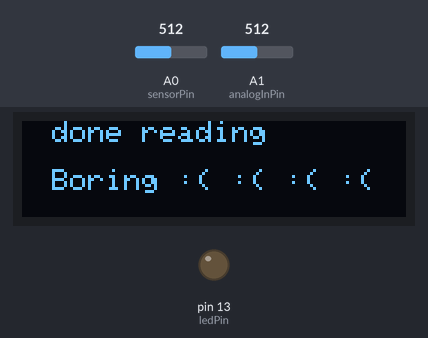
A sketch run on a simulated Arduino Uno, built with avr-gcc and run on an emulated ATmega328P. Shown: 128×32 one-colour display, output pins drawn as LEDs (lit = HIGH). Dashed ring = blinking. The inputs (shaded band) are chosen by the test bench; at power-on: A0 (sensorPin) = 512, A1 (analogInPin) = 512. The display library's start-up logo is not drawn; EEPROM starts erased; what the sketch prints to the serial monitor is not drawn.

Above: at 5.2 s.
5.3 s: A0 (sensorPin) set to 664
6.8 s: A0 (sensorPin) set to 696
At 7.7 s:
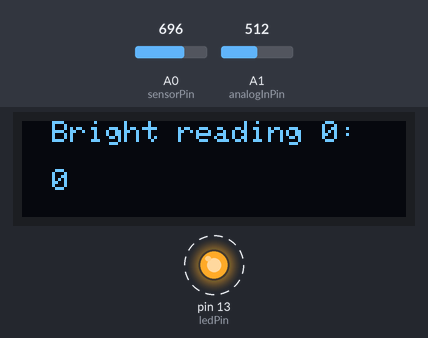
9.8 s: A0 (sensorPin) set to 511
At 10.9 s:
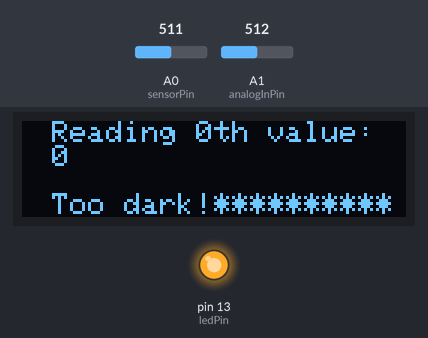
12.8 s: A0 (sensorPin) set to 350
15.1 s: A0 (sensorPin) set to 335
At 15.9 s:
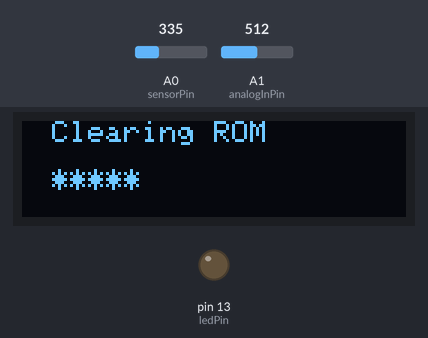
16.6 s: A0 (sensorPin) set to 510
At 19.1 s:
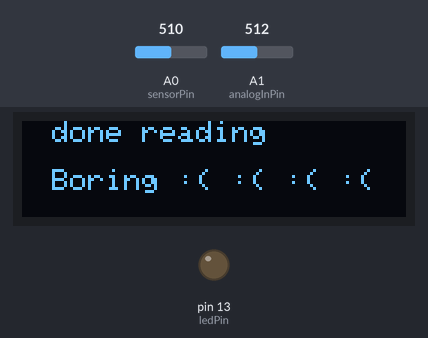
Timing chart, 0 to 20.6 s (numbered marks = the images above; inputs shaded):
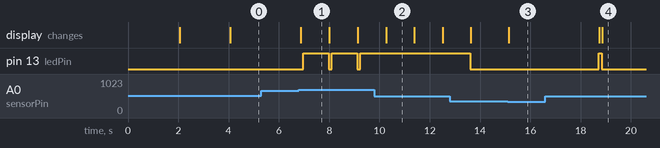

Measured:
- the behaviour switches between 682 and 683 on A0 (sensorPin) (found by bisection; images 0 and 1)
- the behaviour switches between 342 and 341 on A0 (sensorPin) (found by bisection; images 2 and 3)
- after the input at 5.3 s, every drawn part: stays the same
- after the input at 6.8 s, pin 13 (ledPin): alternates HIGH for 1.0 s and LOW for 0.12 s, starting after 0.17 s; the display: changes after 0.07 s (image 1)
- after the input at 9.8 s, pin 13 (ledPin): stops changing and stays HIGH; the display: changes after 0.47 s (image 2)
- after the input at 15.1 s, the display: changes at once (image 3)
- after the input at 16.6 s, the display: first differs from a run without the input after 2.3 s (image 4)
- what the display in image 1 shows lasts 1.1 s, from 6.9 s to 8.0 s

The sketch:

SwitchState2_modified.ino
```cpp
/*
  basic state machine 2

  Modified to switch between states to write, read and clear EEPROM

 Demonstrates how to use a case statement to create a simple state machine.
 This code uses a potentiometer knob to select between 3 states.

 The circuit:
 * pot from analog in 0 to +5V
 * 10K resistor from analog in 0 to ground

 created 13 Apr 2010
 by Wendy Ju
 modified from switchCase by Tom Igoe

 12 Sep 2018
 Modified to switch between states to write, read and clear EEPROM
 */

#include <EEPROM.h>

#include <SPI.h>
#include <Wire.h>
#include <Adafruit_GFX.h>
#include <Adafruit_SSD1306.h>

#include <Adafruit_LIS3DH.h>
#include <Adafruit_Sensor.h>

#define SCREEN_WIDTH 128 // OLED display width, in pixels
#define SCREEN_HEIGHT 32 // OLED display height, in pixels

// Used for software SPI
#define LIS3DH_CLK 13
#define LIS3DH_MISO 12
#define LIS3DH_MOSI 11
// Used for hardware & software SPI
#define LIS3DH_CS 10

// Declaration for an SSD1306 display connected to I2C (SDA, SCL pins)
#define OLED_RESET     4 // Reset pin # (or -1 if sharing Arduino reset pin)
Adafruit_SSD1306 display(SCREEN_WIDTH, SCREEN_HEIGHT, &Wire, OLED_RESET);

// I2C
//Adafruit_LIS3DH lis = Adafruit_LIS3DH();

const int numStates = 3;
const int sensorMin =0;
const int sensorMax = 1024;
const int EEPROMSIZE=1024;


struct SensorValue {
  int field1;
};

int sensorPin = 0;    // select the input pin for the potentiometer
int ledPin = LED_BUILTIN;
int state,lastState = -1;

const int analogInPin = A1;
int sensorValue = 0;
int outputValue = 0;
const int totalValues = 20;
int current = 0;
int prevAddress = 0;


void setup() {
  // initialize serial communication:
  Serial.begin(9600);
  pinMode(ledPin, OUTPUT);

  // SSD1306_SWITCHCAPVCC = generate display voltage from 3.3V internally
  if(!display.begin(SSD1306_SWITCHCAPVCC, 0x3C)) { // Address 0x3C for 128x32
    Serial.println(F("SSD1306 allocation failed"));
    for(;;); // Don't proceed, loop forever
  }

  // Show initial display buffer contents on the screen --
  // the library initializes this with an Adafruit splash screen.
  display.display();
  delay(2000); // Pause for 2 seconds

  // Clear the buffer
  display.clearDisplay();

  // Draw a single pixel in white
  display.drawPixel(10, 10, WHITE);

  // Show the display buffer on the screen. You MUST call display() after
  // drawing commands to make them visible on screen!
  display.display();
  delay(2000);
}

void loop() {

  if(current < totalValues && state == 2)
  {
    // read the analog in value:
    sensorValue = analogRead(analogInPin);
    outputValue = sensorValue;//map(sensorValue, 0, 1023, 0, 255);

    // print the results to the Serial Monitor:
    Serial.print(String(current) + "sensor = ");
    Serial.print(sensorValue);
    Serial.print("\t output = ");
    Serial.println(outputValue);
    delay(1000);

    //Serial.println("Pin reading " + String(sensorPinVal));
    // do something different depending on the
    // range value:

    current = current + 1;
  }

  // map the pot range to number of states :
    float sensorPinVal = analogRead(sensorPin);
    state = map(sensorPinVal, sensorMin, sensorMax, 0, numStates);

  switch (state) {
  case 0:
    current = 0;
    prevAddress = 0;
    doState0();
    lastState = state;
    testscrolltext("done clearing", "Grrrrrrrrrrr");
    break;
  case 1:

    doState1();
    testscrolltext("done reading", "Boring :( :( :( :(");
    lastState = state;

    break;
  case 2:
  if(current < totalValues) {
      doState2(outputValue);
      lastState = state;
    }
    else {
      testscrolltext("Done writing", "Hurrayyyyyyyyy!");
    }
    break;
  }
}

void testscrolltext(String firstline, String secondline) {
  display.clearDisplay();

  display.setTextSize(1); // Draw 2X-scale text
  display.setTextColor(WHITE);
  display.setCursor(10, 0);
  display.println(firstline);
  display.setCursor(10, 16);
  display.println(secondline);
  display.display();      // Show initial text
  delay(100);
}

void testscrolltext3lines(String firstline, String secondline, String thirdline) {
  display.clearDisplay();

  display.setTextSize(1); // Draw 2X-scale text
  display.setTextColor(WHITE);
  display.setCursor(10, 0);
  display.println(firstline);
  display.setCursor(10, 8);
  display.println(secondline);
  display.setCursor(10, 24);
  display.println(thirdline);
  display.display();      // Show initial text
  delay(100);
}
```

State0.ino
```cpp
// This borrows code from Examples->EEPROM->eeprom_clear

void state0Setup() {
  digitalWrite(ledPin, LOW);
  Serial.println("Clearing EEPROM");
  testscrolltext("Clearing ROM", "*****");
  //if any of the pin settings for the different states differed for the different states, you could change those settings here.
  for (int i = 0; i < EEPROMSIZE; i++) {
    EEPROM.write(i, 0);
  }

  // turn the LED on when we're done
  Serial.println("EEPROM cleared");
}

void state0Loop() {
  digitalWrite(LED_BUILTIN, HIGH);   // turn the LED on (HIGH is the voltage level)
}

void doState0() {
  if (lastState != 0) { state0Setup(); }
  state0Loop();
}
```

State1.ino
```cpp
// This borrows code from Examples->EEPROM->eeprom_read

byte value;

void state1Setup() {
  int currentAd = 0;
  Serial.println("Reading from EEPROM");
  SensorValue customVar; //Variable to store custom object read from EEPROM.
  while(currentAd < prevAddress) {
    EEPROM.get(currentAd, customVar);
    Serial.println("Value = " + String(customVar.field1));
    String third = "";
    if(customVar.field1 > 700)      third = "Bright***************";
    else if(customVar.field1 > 500) third = "Ok Bright************";
    else if(customVar.field1 > 250) third = "Hiding me?***********";
    else                            third = "Too dark!************";
    testscrolltext3lines("Reading " + String(currentAd) + "th value: ", String(customVar.field1), third);
    delay(1000);
    currentAd += sizeof(SensorValue);
  }

  Serial.println("Done reading from EEPROM");
}

void state1Loop() {
  digitalWrite(LED_BUILTIN, LOW);    // turn the LED off by making the voltage LOW
}

void doState1() {
  if (lastState != 1) { state1Setup(); }
  state1Loop();
}
```

State2.ino
```cpp
// This borrows code from Examples->EEPROM->eeprom_write

int textarray = 0;
int endAddr;


void state2Setup(int outputValue) {
  digitalWrite(ledPin, LOW);
  Serial.println("Writing to EEPROM");
  textarray = int(outputValue);
  testscrolltext("Bright reading " +String(prevAddress) + ": ", String(textarray));
  SensorValue newVal = {textarray};
  EEPROM.put(prevAddress, newVal);
  prevAddress += sizeof(SensorValue); //Move address to the next byte after float 'f'.

  Serial.println("Writing string " + String(textarray));
  Serial.println("String committed to EEPROM!");
}

void state2Loop() {
  digitalWrite(LED_BUILTIN, HIGH);   // turn the LED on (HIGH is the voltage level)
}

void doState2(int outputValue) {
  state2Setup(outputValue);
  state2Loop();
}
```
